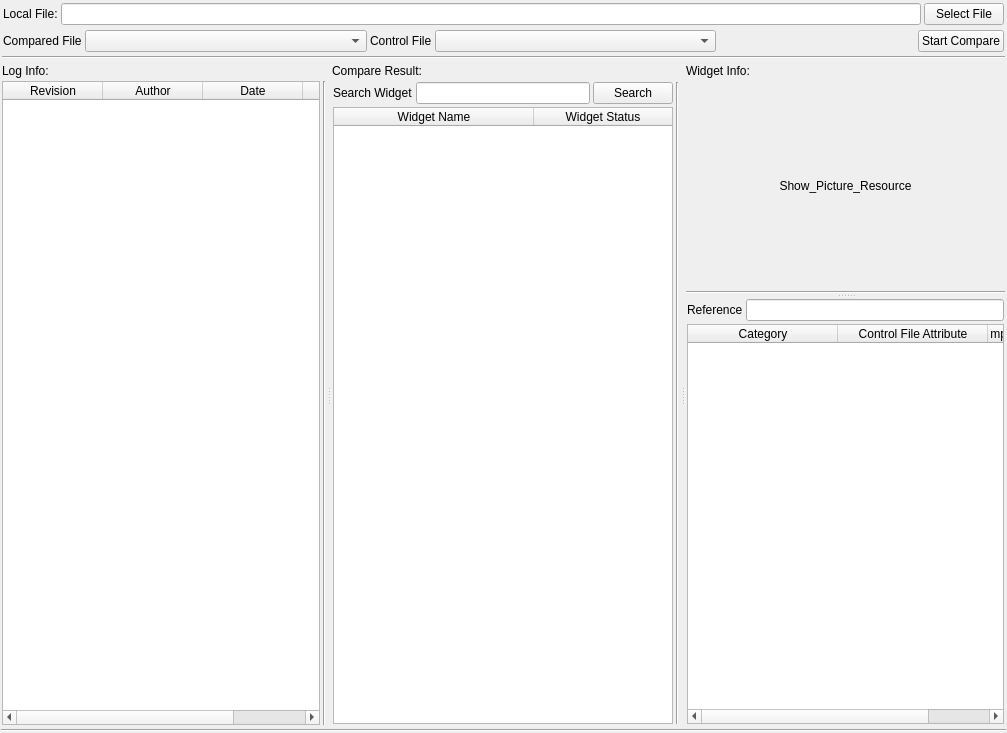
<?xml version="1.0" encoding="UTF-8"?>
<ui version="4.0">
 <class>MainWindow</class>
 <widget class="QMainWindow" name="MainWindow">
  <property name="geometry">
   <rect>
    <x>0</x>
    <y>0</y>
    <width>1007</width>
    <height>733</height>
   </rect>
  </property>
  <property name="windowTitle">
   <string>coconut_v_1_2_by_Yves</string>
  </property>
  <property name="windowIcon">
   <iconset>
    <normaloff>GUI/title.png</normaloff>GUI/title.png</iconset>
  </property>
  <property name="windowOpacity">
   <double>1.000000000000000</double>
  </property>
  <widget class="QWidget" name="centralwidget">
   <layout class="QVBoxLayout" name="verticalLayout_5" stretch="0,1,0">
    <property name="spacing">
     <number>3</number>
    </property>
    <property name="margin">
     <number>1</number>
    </property>
    <item>
     <widget class="QWidget" name="widget_file_selection" native="true">
      <layout class="QVBoxLayout" name="verticalLayout_3">
       <property name="spacing">
        <number>3</number>
       </property>
       <property name="margin">
        <number>1</number>
       </property>
       <item>
        <widget class="QWidget" name="widget_local_file_selection" native="true">
         <layout class="QHBoxLayout" name="horizontalLayout_4" stretch="0,1,0">
          <property name="spacing">
           <number>3</number>
          </property>
          <property name="margin">
           <number>1</number>
          </property>
          <item>
           <widget class="QLabel" name="label_new_file_path">
            <property name="text">
             <string>Local File:</string>
            </property>
           </widget>
          </item>
          <item>
           <widget class="QLineEdit" name="lineEdit_new_file_path">
            <property name="maximumSize">
             <size>
              <width>16777215</width>
              <height>16777215</height>
             </size>
            </property>
            <property name="readOnly">
             <bool>false</bool>
            </property>
           </widget>
          </item>
          <item>
           <widget class="QPushButton" name="button_browser_file_new">
            <property name="text">
             <string>Select File</string>
            </property>
           </widget>
          </item>
         </layout>
        </widget>
       </item>
       <item>
        <widget class="QWidget" name="widget_compare_selection" native="true">
         <layout class="QHBoxLayout" name="horizontalLayout_3" stretch="0,1,0,1,0,0">
          <property name="spacing">
           <number>3</number>
          </property>
          <property name="margin">
           <number>1</number>
          </property>
          <item>
           <widget class="QLabel" name="label_new_file_selection">
            <property name="text">
             <string>Compared File</string>
            </property>
           </widget>
          </item>
          <item>
           <widget class="QComboBox" name="comboBox_new_file">
            <property name="maximumSize">
             <size>
              <width>400</width>
              <height>16777215</height>
             </size>
            </property>
           </widget>
          </item>
          <item>
           <widget class="QLabel" name="label_old_file_selection">
            <property name="text">
             <string>Control File</string>
            </property>
           </widget>
          </item>
          <item>
           <widget class="QComboBox" name="comboBox_old_file">
            <property name="maximumSize">
             <size>
              <width>400</width>
              <height>16777215</height>
             </size>
            </property>
           </widget>
          </item>
          <item>
           <spacer name="horizontalSpacer">
            <property name="orientation">
             <enum>Qt::Horizontal</enum>
            </property>
            <property name="sizeHint" stdset="0">
             <size>
              <width>199</width>
              <height>20</height>
             </size>
            </property>
           </spacer>
          </item>
          <item>
           <widget class="QPushButton" name="start_compare">
            <property name="text">
             <string>Start Compare</string>
            </property>
           </widget>
          </item>
         </layout>
        </widget>
       </item>
       <item>
        <widget class="Line" name="line_file">
         <property name="orientation">
          <enum>Qt::Horizontal</enum>
         </property>
        </widget>
       </item>
      </layout>
     </widget>
    </item>
    <item>
     <widget class="QSplitter" name="splitter_2">
      <property name="orientation">
       <enum>Qt::Horizontal</enum>
      </property>
      <widget class="QWidget" name="widget_log_info" native="true">
       <property name="baseSize">
        <size>
         <width>410</width>
         <height>610</height>
        </size>
       </property>
       <layout class="QVBoxLayout" name="verticalLayout_4" stretch="0,1">
        <property name="spacing">
         <number>3</number>
        </property>
        <property name="margin">
         <number>1</number>
        </property>
        <item>
         <widget class="QLabel" name="label_svn_info">
          <property name="text">
           <string>Log Info:</string>
          </property>
         </widget>
        </item>
        <item>
         <widget class="QWidget" name="widget_log_line" native="true">
          <layout class="QHBoxLayout" name="horizontalLayout_2" stretch="0,0">
           <property name="spacing">
            <number>3</number>
           </property>
           <property name="margin">
            <number>0</number>
           </property>
           <item>
            <widget class="QTableWidget" name="tableWidget_log_info">
             <property name="sizePolicy">
              <sizepolicy hsizetype="Expanding" vsizetype="Expanding">
               <horstretch>0</horstretch>
               <verstretch>0</verstretch>
              </sizepolicy>
             </property>
             <property name="minimumSize">
              <size>
               <width>10</width>
               <height>0</height>
              </size>
             </property>
             <property name="baseSize">
              <size>
               <width>0</width>
               <height>0</height>
              </size>
             </property>
             <property name="editTriggers">
              <set>QAbstractItemView::NoEditTriggers</set>
             </property>
             <property name="sortingEnabled">
              <bool>true</bool>
             </property>
             <property name="columnCount">
              <number>4</number>
             </property>
             <attribute name="horizontalHeaderVisible">
              <bool>true</bool>
             </attribute>
             <attribute name="horizontalHeaderCascadingSectionResizes">
              <bool>true</bool>
             </attribute>
             <attribute name="horizontalHeaderShowSortIndicator" stdset="0">
              <bool>true</bool>
             </attribute>
             <attribute name="verticalHeaderVisible">
              <bool>false</bool>
             </attribute>
             <attribute name="verticalHeaderShowSortIndicator" stdset="0">
              <bool>false</bool>
             </attribute>
             <column>
              <property name="text">
               <string>Revision</string>
              </property>
              <property name="textAlignment">
               <set>AlignHCenter|AlignVCenter|AlignCenter</set>
              </property>
             </column>
             <column>
              <property name="text">
               <string>Author</string>
              </property>
              <property name="textAlignment">
               <set>AlignHCenter|AlignVCenter|AlignCenter</set>
              </property>
             </column>
             <column>
              <property name="text">
               <string>Date</string>
              </property>
              <property name="textAlignment">
               <set>AlignHCenter|AlignVCenter|AlignCenter</set>
              </property>
             </column>
             <column>
              <property name="text">
               <string>Message</string>
              </property>
             </column>
            </widget>
           </item>
           <item>
            <widget class="Line" name="line_info_right">
             <property name="orientation">
              <enum>Qt::Vertical</enum>
             </property>
            </widget>
           </item>
          </layout>
         </widget>
        </item>
       </layout>
      </widget>
      <widget class="QWidget" name="widget_res_tree" native="true">
       <property name="baseSize">
        <size>
         <width>230</width>
         <height>601</height>
        </size>
       </property>
       <layout class="QVBoxLayout" name="verticalLayout_2" stretch="0,0">
        <property name="spacing">
         <number>3</number>
        </property>
        <property name="margin">
         <number>1</number>
        </property>
        <item>
         <widget class="QLabel" name="label_compare_res">
          <property name="text">
           <string>Compare Result:</string>
          </property>
         </widget>
        </item>
        <item>
         <widget class="QWidget" name="widget_res_line" native="true">
          <layout class="QGridLayout" name="gridLayout" rowstretch="0,1" columnstretch="0,1,0,0">
           <property name="margin">
            <number>1</number>
           </property>
           <property name="spacing">
            <number>3</number>
           </property>
           <item row="0" column="0">
            <widget class="QLabel" name="label_search_item">
             <property name="text">
              <string>Search Widget</string>
             </property>
            </widget>
           </item>
           <item row="0" column="1">
            <widget class="QLineEdit" name="lineEdit_search_item"/>
           </item>
           <item row="0" column="2">
            <widget class="QPushButton" name="button_search_item">
             <property name="text">
              <string>Search</string>
             </property>
            </widget>
           </item>
           <item row="0" column="3" rowspan="2">
            <widget class="Line" name="line_res_tree_right">
             <property name="orientation">
              <enum>Qt::Vertical</enum>
             </property>
            </widget>
           </item>
           <item row="1" column="0" colspan="3">
            <widget class="QTreeWidget" name="tree_widget_res_tree">
             <property name="minimumSize">
              <size>
               <width>0</width>
               <height>500</height>
              </size>
             </property>
             <property name="lineWidth">
              <number>1</number>
             </property>
             <property name="autoExpandDelay">
              <number>-1</number>
             </property>
             <property name="allColumnsShowFocus">
              <bool>false</bool>
             </property>
             <property name="columnCount">
              <number>2</number>
             </property>
             <attribute name="headerVisible">
              <bool>true</bool>
             </attribute>
             <attribute name="headerDefaultSectionSize">
              <number>200</number>
             </attribute>
             <column>
              <property name="text">
               <string notr="true">Widget Name</string>
              </property>
              <property name="textAlignment">
               <set>AlignHCenter|AlignVCenter|AlignCenter</set>
              </property>
             </column>
             <column>
              <property name="text">
               <string notr="true">Widget Status</string>
              </property>
              <property name="textAlignment">
               <set>AlignHCenter|AlignVCenter|AlignCenter</set>
              </property>
             </column>
            </widget>
           </item>
          </layout>
         </widget>
        </item>
       </layout>
      </widget>
      <widget class="QWidget" name="widget_res_detail" native="true">
       <property name="baseSize">
        <size>
         <width>215</width>
         <height>601</height>
        </size>
       </property>
       <layout class="QVBoxLayout" name="verticalLayout_7" stretch="0,1">
        <property name="spacing">
         <number>3</number>
        </property>
        <property name="margin">
         <number>1</number>
        </property>
        <item>
         <widget class="QLabel" name="label_res_detail">
          <property name="text">
           <string>Widget Info:</string>
          </property>
         </widget>
        </item>
        <item>
         <widget class="QSplitter" name="splitter">
          <property name="orientation">
           <enum>Qt::Vertical</enum>
          </property>
          <widget class="QWidget" name="widget_show_item" native="true">
           <layout class="QVBoxLayout" name="verticalLayout" stretch="1,0">
            <property name="spacing">
             <number>0</number>
            </property>
            <property name="margin">
             <number>0</number>
            </property>
            <item>
             <widget class="QLabel" name="label_resource">
              <property name="minimumSize">
               <size>
                <width>200</width>
                <height>200</height>
               </size>
              </property>
              <property name="autoFillBackground">
               <bool>false</bool>
              </property>
              <property name="midLineWidth">
               <number>0</number>
              </property>
              <property name="text">
               <string>Show_Picture_Resource</string>
              </property>
              <property name="alignment">
               <set>Qt::AlignCenter</set>
              </property>
             </widget>
            </item>
            <item>
             <widget class="Line" name="line_seg">
              <property name="orientation">
               <enum>Qt::Horizontal</enum>
              </property>
             </widget>
            </item>
           </layout>
          </widget>
          <widget class="QWidget" name="widget_detail" native="true">
           <layout class="QGridLayout" name="gridLayout_2" rowstretch="0,1" columnstretch="0,1">
            <property name="margin">
             <number>1</number>
            </property>
            <property name="spacing">
             <number>3</number>
            </property>
            <item row="0" column="0">
             <widget class="QLabel" name="label_refer_text">
              <property name="text">
               <string>Reference</string>
              </property>
             </widget>
            </item>
            <item row="0" column="1">
             <widget class="QLineEdit" name="lineEdit_refer_text"/>
            </item>
            <item row="1" column="0" colspan="2">
             <widget class="QTreeWidget" name="tree_widget_res_detail">
              <property name="minimumSize">
               <size>
                <width>10</width>
                <height>380</height>
               </size>
              </property>
              <property name="columnCount">
               <number>3</number>
              </property>
              <attribute name="headerDefaultSectionSize">
               <number>150</number>
              </attribute>
              <column>
               <property name="text">
                <string notr="true">Category</string>
               </property>
               <property name="textAlignment">
                <set>AlignHCenter|AlignVCenter|AlignCenter</set>
               </property>
              </column>
              <column>
               <property name="text">
                <string>Control File Attribute</string>
               </property>
               <property name="textAlignment">
                <set>AlignHCenter|AlignVCenter|AlignCenter</set>
               </property>
              </column>
              <column>
               <property name="text">
                <string>Compared File Attribute</string>
               </property>
               <property name="textAlignment">
                <set>AlignHCenter|AlignVCenter|AlignCenter</set>
               </property>
              </column>
             </widget>
            </item>
           </layout>
          </widget>
         </widget>
        </item>
       </layout>
      </widget>
     </widget>
    </item>
    <item>
     <widget class="Line" name="line_compare">
      <property name="orientation">
       <enum>Qt::Horizontal</enum>
      </property>
     </widget>
    </item>
   </layout>
  </widget>
 </widget>
 <resources/>
 <connections/>
</ui>
